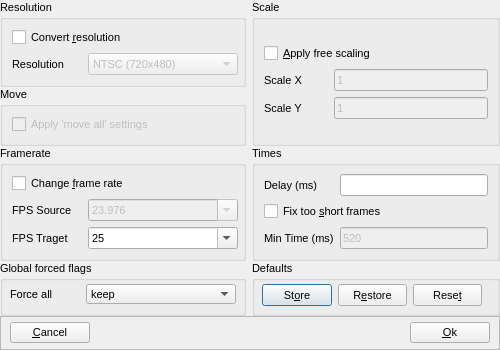
<?xml version="1.0" encoding="UTF-8"?>
<ui version="4.0">
 <class>ConversionDialog</class>
 <widget class="QDialog" name="ConversionDialog">
  <property name="geometry">
   <rect>
    <x>0</x>
    <y>0</y>
    <width>500</width>
    <height>350</height>
   </rect>
  </property>
  <property name="font">
   <font>
    <family>Tahoma</family>
    <pointsize>8</pointsize>
   </font>
  </property>
  <property name="windowTitle">
   <string>Conversion Options</string>
  </property>
  <property name="modal">
   <bool>true</bool>
  </property>
  <layout class="QGridLayout" name="gridLayout">
   <property name="horizontalSpacing">
    <number>6</number>
   </property>
   <property name="verticalSpacing">
    <number>0</number>
   </property>
   <property name="margin">
    <number>0</number>
   </property>
   <item row="0" column="0">
    <widget class="QGroupBox" name="resolutionGroupBox">
     <property name="minimumSize">
      <size>
       <width>240</width>
       <height>80</height>
      </size>
     </property>
     <property name="title">
      <string>Resolution</string>
     </property>
     <layout class="QVBoxLayout" name="verticalLayout">
      <item>
       <widget class="QCheckBox" name="convertResolutionComboBox">
        <property name="text">
         <string>Convert &amp;resolution</string>
        </property>
       </widget>
      </item>
      <item>
       <layout class="QFormLayout" name="formLayout_6">
        <item row="0" column="0">
         <widget class="QLabel" name="resolutionLabel">
          <property name="minimumSize">
           <size>
            <width>70</width>
            <height>20</height>
           </size>
          </property>
          <property name="text">
           <string>Resolution</string>
          </property>
         </widget>
        </item>
        <item row="0" column="1">
         <widget class="QComboBox" name="resolutionComboBox">
          <property name="enabled">
           <bool>false</bool>
          </property>
          <property name="minimumSize">
           <size>
            <width>150</width>
            <height>20</height>
           </size>
          </property>
          <item>
           <property name="text">
            <string>NTSC (720x480)</string>
           </property>
          </item>
          <item>
           <property name="text">
            <string>PAL (720x576)</string>
           </property>
          </item>
          <item>
           <property name="text">
            <string>720p (1280x720)</string>
           </property>
          </item>
          <item>
           <property name="text">
            <string>1080p- (1440x1080)</string>
           </property>
          </item>
          <item>
           <property name="text">
            <string>1080p (1920x1080)</string>
           </property>
          </item>
         </widget>
        </item>
       </layout>
      </item>
     </layout>
    </widget>
   </item>
   <item row="1" column="0">
    <widget class="QGroupBox" name="moveGroupBox">
     <property name="minimumSize">
      <size>
       <width>240</width>
       <height>50</height>
      </size>
     </property>
     <property name="title">
      <string>Move</string>
     </property>
     <layout class="QGridLayout" name="gridLayout_2">
      <item row="0" column="0">
       <widget class="QCheckBox" name="applyMoveAllSettingsCheckBox">
        <property name="enabled">
         <bool>false</bool>
        </property>
        <property name="text">
         <string>Apply 'move all' settings</string>
        </property>
       </widget>
      </item>
     </layout>
    </widget>
   </item>
   <item row="2" column="0">
    <widget class="QGroupBox" name="framerateGroupBox">
     <property name="minimumSize">
      <size>
       <width>240</width>
       <height>110</height>
      </size>
     </property>
     <property name="title">
      <string>Framerate</string>
     </property>
     <layout class="QVBoxLayout" name="verticalLayout_4">
      <item>
       <widget class="QCheckBox" name="changeFrameRateCheckBox">
        <property name="text">
         <string>Change &amp;frame rate</string>
        </property>
       </widget>
      </item>
      <item>
       <layout class="QFormLayout" name="formLayout_2">
        <item row="0" column="0">
         <widget class="QLabel" name="sourceFramerateLabel">
          <property name="minimumSize">
           <size>
            <width>70</width>
            <height>20</height>
           </size>
          </property>
          <property name="text">
           <string>FPS Source</string>
          </property>
         </widget>
        </item>
        <item row="0" column="1">
         <widget class="QComboBox" name="sourceFramerateComboBox">
          <property name="enabled">
           <bool>false</bool>
          </property>
          <property name="minimumSize">
           <size>
            <width>150</width>
            <height>20</height>
           </size>
          </property>
          <property name="editable">
           <bool>true</bool>
          </property>
          <property name="currentIndex">
           <number>1</number>
          </property>
          <item>
           <property name="text">
            <string>23.975</string>
           </property>
          </item>
          <item>
           <property name="text">
            <string>23.976</string>
           </property>
          </item>
          <item>
           <property name="text">
            <string>24</string>
           </property>
          </item>
          <item>
           <property name="text">
            <string>25</string>
           </property>
          </item>
          <item>
           <property name="text">
            <string>29.97</string>
           </property>
          </item>
          <item>
           <property name="text">
            <string>50</string>
           </property>
          </item>
          <item>
           <property name="text">
            <string>59.94</string>
           </property>
          </item>
         </widget>
        </item>
       </layout>
      </item>
      <item>
       <layout class="QFormLayout" name="formLayout_3">
        <item row="0" column="0">
         <widget class="QLabel" name="targetFramerateLabel">
          <property name="minimumSize">
           <size>
            <width>70</width>
            <height>20</height>
           </size>
          </property>
          <property name="text">
           <string>FPS Traget</string>
          </property>
         </widget>
        </item>
        <item row="0" column="1">
         <widget class="QComboBox" name="targetFramerateComboBox">
          <property name="minimumSize">
           <size>
            <width>150</width>
            <height>20</height>
           </size>
          </property>
          <property name="editable">
           <bool>true</bool>
          </property>
          <property name="currentIndex">
           <number>3</number>
          </property>
          <item>
           <property name="text">
            <string>23.975</string>
           </property>
          </item>
          <item>
           <property name="text">
            <string>23.976</string>
           </property>
          </item>
          <item>
           <property name="text">
            <string>24</string>
           </property>
          </item>
          <item>
           <property name="text">
            <string>25</string>
           </property>
          </item>
          <item>
           <property name="text">
            <string>29.97</string>
           </property>
          </item>
          <item>
           <property name="text">
            <string>50</string>
           </property>
          </item>
          <item>
           <property name="text">
            <string>59.94</string>
           </property>
          </item>
         </widget>
        </item>
       </layout>
      </item>
     </layout>
    </widget>
   </item>
   <item row="2" column="1">
    <widget class="QGroupBox" name="timesGroupBox">
     <property name="minimumSize">
      <size>
       <width>240</width>
       <height>105</height>
      </size>
     </property>
     <property name="title">
      <string>Times</string>
     </property>
     <layout class="QVBoxLayout" name="verticalLayout_3">
      <item>
       <layout class="QFormLayout" name="formLayout_5">
        <item row="0" column="0">
         <widget class="QLabel" name="delayLabel">
          <property name="minimumSize">
           <size>
            <width>70</width>
            <height>20</height>
           </size>
          </property>
          <property name="text">
           <string>Delay (ms)</string>
          </property>
         </widget>
        </item>
        <item row="0" column="1">
         <widget class="QLineEdit" name="delayLineEdit"/>
        </item>
       </layout>
      </item>
      <item>
       <widget class="QCheckBox" name="fixTooShortFramesCheckBox">
        <property name="text">
         <string>Fix too &amp;short frames</string>
        </property>
       </widget>
      </item>
      <item>
       <layout class="QFormLayout" name="formLayout_4">
        <item row="0" column="0">
         <widget class="QLabel" name="minTimeLabel">
          <property name="minimumSize">
           <size>
            <width>70</width>
            <height>20</height>
           </size>
          </property>
          <property name="text">
           <string>Min Time (ms)</string>
          </property>
         </widget>
        </item>
        <item row="0" column="1">
         <widget class="QLineEdit" name="minTimeLineEdit">
          <property name="enabled">
           <bool>false</bool>
          </property>
          <property name="text">
           <string>520</string>
          </property>
         </widget>
        </item>
       </layout>
      </item>
     </layout>
    </widget>
   </item>
   <item row="3" column="0">
    <widget class="QGroupBox" name="forcedFlagsGroupBox">
     <property name="minimumSize">
      <size>
       <width>240</width>
       <height>50</height>
      </size>
     </property>
     <property name="title">
      <string>Global forced flags</string>
     </property>
     <widget class="QLabel" name="forceAllLabel">
      <property name="geometry">
       <rect>
        <x>10</x>
        <y>23</y>
        <width>70</width>
        <height>20</height>
       </rect>
      </property>
      <property name="minimumSize">
       <size>
        <width>70</width>
        <height>20</height>
       </size>
      </property>
      <property name="text">
       <string>Force all</string>
      </property>
     </widget>
     <widget class="QComboBox" name="forceFlagsComboBox">
      <property name="geometry">
       <rect>
        <x>86</x>
        <y>23</y>
        <width>150</width>
        <height>20</height>
       </rect>
      </property>
      <property name="minimumSize">
       <size>
        <width>150</width>
        <height>20</height>
       </size>
      </property>
      <item>
       <property name="text">
        <string>keep</string>
       </property>
      </item>
      <item>
       <property name="text">
        <string>set all</string>
       </property>
      </item>
      <item>
       <property name="text">
        <string>clear all</string>
       </property>
      </item>
     </widget>
    </widget>
   </item>
   <item row="3" column="1">
    <widget class="QGroupBox" name="defaultsGroupBox">
     <property name="minimumSize">
      <size>
       <width>240</width>
       <height>55</height>
      </size>
     </property>
     <property name="title">
      <string>Defaults</string>
     </property>
     <widget class="QPushButton" name="storeButton">
      <property name="geometry">
       <rect>
        <x>10</x>
        <y>23</y>
        <width>70</width>
        <height>22</height>
       </rect>
      </property>
      <property name="text">
       <string>St&amp;ore</string>
      </property>
     </widget>
     <widget class="QPushButton" name="restoreButton">
      <property name="geometry">
       <rect>
        <x>86</x>
        <y>23</y>
        <width>69</width>
        <height>22</height>
       </rect>
      </property>
      <property name="text">
       <string>R&amp;estore</string>
      </property>
     </widget>
     <widget class="QPushButton" name="resetButton">
      <property name="geometry">
       <rect>
        <x>161</x>
        <y>23</y>
        <width>69</width>
        <height>22</height>
       </rect>
      </property>
      <property name="text">
       <string>Rese&amp;t</string>
      </property>
     </widget>
    </widget>
   </item>
   <item row="4" column="0" colspan="2">
    <widget class="QFrame" name="buttonsPanel">
     <property name="frameShape">
      <enum>QFrame::StyledPanel</enum>
     </property>
     <property name="frameShadow">
      <enum>QFrame::Raised</enum>
     </property>
     <layout class="QHBoxLayout" name="horizontalLayout">
      <property name="spacing">
       <number>0</number>
      </property>
      <property name="leftMargin">
       <number>9</number>
      </property>
      <property name="topMargin">
       <number>0</number>
      </property>
      <property name="bottomMargin">
       <number>0</number>
      </property>
      <item>
       <widget class="QPushButton" name="cancelButton">
        <property name="text">
         <string>&amp;Cancel</string>
        </property>
       </widget>
      </item>
      <item>
       <spacer name="horizontalSpacer">
        <property name="orientation">
         <enum>Qt::Horizontal</enum>
        </property>
        <property name="sizeHint" stdset="0">
         <size>
          <width>327</width>
          <height>20</height>
         </size>
        </property>
       </spacer>
      </item>
      <item>
       <widget class="QPushButton" name="okButton">
        <property name="text">
         <string>&amp;Ok</string>
        </property>
       </widget>
      </item>
     </layout>
    </widget>
   </item>
   <item row="0" column="1" rowspan="2">
    <widget class="QGroupBox" name="scaleGroupBox">
     <property name="minimumSize">
      <size>
       <width>240</width>
       <height>105</height>
      </size>
     </property>
     <property name="font">
      <font>
       <family>Tahoma</family>
      </font>
     </property>
     <property name="title">
      <string>Scale</string>
     </property>
     <layout class="QVBoxLayout" name="verticalLayout_2">
      <item>
       <spacer name="verticalSpacer">
        <property name="orientation">
         <enum>Qt::Vertical</enum>
        </property>
        <property name="sizeHint" stdset="0">
         <size>
          <width>20</width>
          <height>10</height>
         </size>
        </property>
       </spacer>
      </item>
      <item>
       <widget class="QCheckBox" name="scaleCheckBox">
        <property name="text">
         <string>&amp;Apply free scaling</string>
        </property>
       </widget>
      </item>
      <item>
       <layout class="QFormLayout" name="formLayout">
        <property name="horizontalSpacing">
         <number>0</number>
        </property>
        <property name="verticalSpacing">
         <number>0</number>
        </property>
        <item row="0" column="0">
         <widget class="QLabel" name="scaleXLabel">
          <property name="minimumSize">
           <size>
            <width>70</width>
            <height>20</height>
           </size>
          </property>
          <property name="text">
           <string>Scale X</string>
          </property>
         </widget>
        </item>
        <item row="0" column="1">
         <widget class="QLineEdit" name="scaleXLineEdit">
          <property name="enabled">
           <bool>false</bool>
          </property>
          <property name="text">
           <string>1</string>
          </property>
         </widget>
        </item>
       </layout>
      </item>
      <item>
       <layout class="QFormLayout" name="formLayout_8">
        <property name="fieldGrowthPolicy">
         <enum>QFormLayout::AllNonFixedFieldsGrow</enum>
        </property>
        <property name="horizontalSpacing">
         <number>0</number>
        </property>
        <property name="verticalSpacing">
         <number>0</number>
        </property>
        <item row="0" column="1">
         <widget class="QLineEdit" name="scaleYLineEdit">
          <property name="enabled">
           <bool>false</bool>
          </property>
          <property name="text">
           <string>1</string>
          </property>
         </widget>
        </item>
        <item row="0" column="0">
         <widget class="QLabel" name="scaleYLabel">
          <property name="minimumSize">
           <size>
            <width>70</width>
            <height>20</height>
           </size>
          </property>
          <property name="text">
           <string>Scale Y</string>
          </property>
         </widget>
        </item>
       </layout>
      </item>
      <item>
       <spacer name="verticalSpacer_2">
        <property name="orientation">
         <enum>Qt::Vertical</enum>
        </property>
        <property name="sizeHint" stdset="0">
         <size>
          <width>20</width>
          <height>10</height>
         </size>
        </property>
       </spacer>
      </item>
     </layout>
    </widget>
   </item>
  </layout>
 </widget>
 <resources/>
 <connections/>
</ui>
